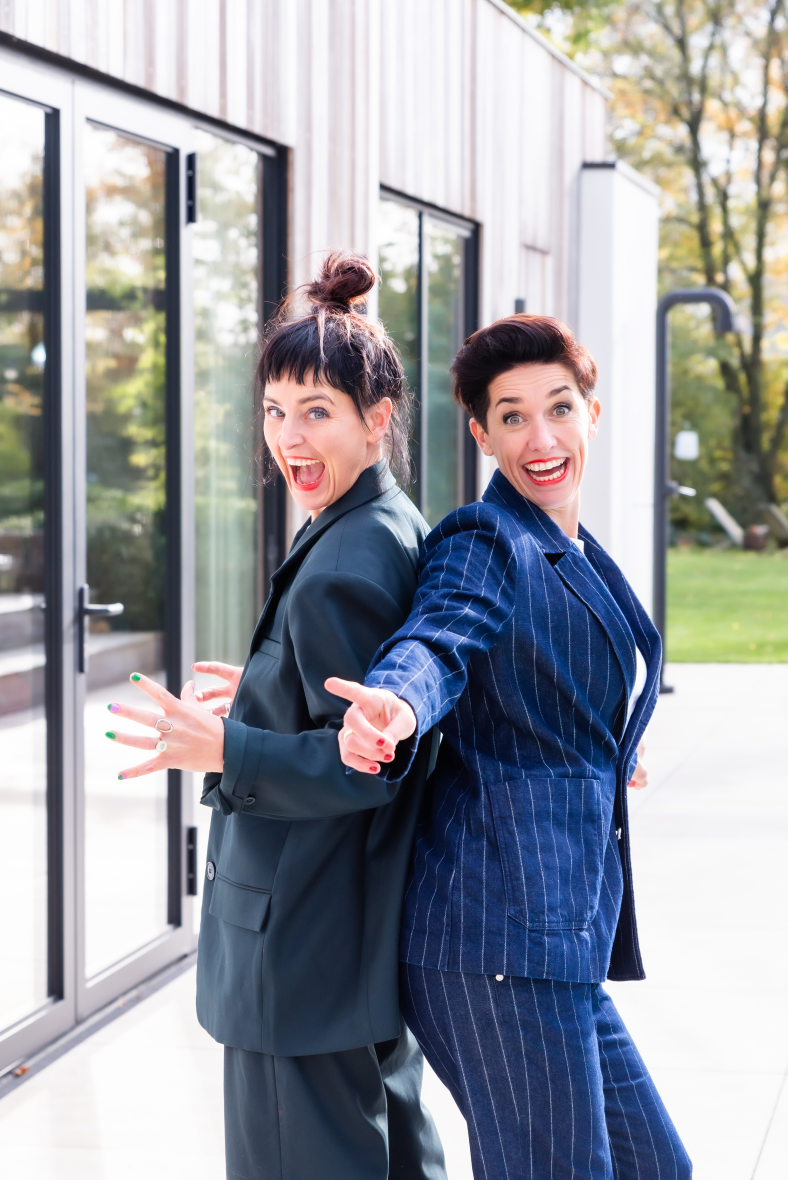
#> input picture 99-ARCHIEF/legacy-folders/docs/images/identiteitscode.jpg, 2362 x 3538 px, found by its file name (shown at 1/3 size)
$ python generate_instagram_comingsoon.py
#> lines starting #> are read from the running program, lines starting #| are printed output that depends on the picture
#!/usr/bin/env python3
"""1080x1080 Instagram post: identiteitscode.jpg + overlay + brand (FIT in gold)."""
from __future__ import annotations

import urllib.request
from pathlib import Path

from PIL import Image, ImageDraw, ImageFont

ROOT = Path(__file__).resolve().parents[1]
FONTS = ROOT / ".generated-fonts"
OUT = ROOT / "longevityfit-comingsoon-foto.png"
BG = ROOT / "images" / "identiteitscode.jpg"

GOLD = (196, 154, 44)  # #c49a2c brand accent
WHITE = (255, 255, 255)

INTER_VAR_URL = (
    "https://raw.githubusercontent.com/google/fonts/main/ofl/inter/Inter%5Bopsz%2Cwght%5D.ttf"
)
BEBAS_URL = (
    "https://raw.githubusercontent.com/google/fonts/main/ofl/bebasneue/BebasNeue-Regular.ttf"
)

BLACK_OVERLAY_ALPHA_CENTER = 0.40
BLACK_OVERLAY_ALPHA_EDGE = 0.52  # subtle vignette for premium readability
SHADOW_OFFSET_Y = 2
SHADOW_ALPHA = 90  # out of 255


def ensure_fonts() -> tuple[Path, Path]:
    FONTS.mkdir(parents=True, exist_ok=True)
    inter = FONTS / "Inter-Variable.ttf"
    bebas = FONTS / "BebasNeue-Regular.ttf"
    if not inter.exists():
        urllib.request.urlretrieve(INTER_VAR_URL, inter)
#> (this line was passed over: the network is not available in this run)
    if not bebas.exists():
        urllib.request.urlretrieve(BEBAS_URL, bebas)
#> (this line was passed over: the network is not available in this run)
    return inter, bebas


def inter_font(path: Path, size: int, wght: int) -> ImageFont.FreeTypeFont:
    """Inter variable: axes [opsz, wght], opsz clamped 14–32."""
    opsz = max(14, min(32, size))
    f = ImageFont.truetype(str(path), size)
    f.set_variation_by_axes([opsz, wght])
    return f


def cover_square(img: Image.Image, side: int) -> Image.Image:
#> called with side = 1080
    w, h = img.size
#> w = 2362; h = 3538
    scale = max(side / w, side / h)
#> scale = 0.457
    nw, nh = int(w * scale + 0.5), int(h * scale + 0.5)
#> nw = 1080; nh = 1618
    img = img.convert("RGB").resize((nw, nh), Image.Resampling.LANCZOS)
    left = (nw - side) // 2
#> left = 0
    top = (nh - side) // 2
#> top = 269
    return img.crop((left, top, left + side, top + side))
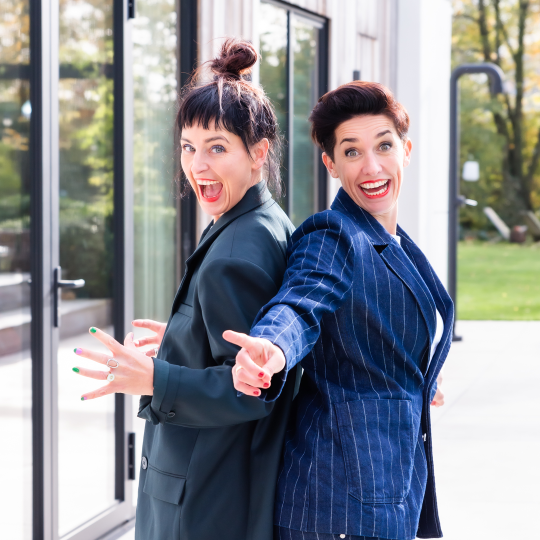
#> returned value: PIL image 1080x1080 RGB (shown at 1/2 size); mean R, G, B 136.4, 139.2, 145.6


def spaced_width(draw: ImageDraw.ImageDraw, text: str, font: ImageFont.FreeTypeFont, gap: int) -> int:
    if not text:
        return 0
    total = 0
    for i, ch in enumerate(text):
        b = draw.textbbox((0, 0), ch, font=font)
        total += b[2] - b[0]
        if i < len(text) - 1:
            total += gap
    return total


def draw_spaced(
    draw: ImageDraw.ImageDraw,
    x_left: float,
    y_top: float,
    text: str,
    font: ImageFont.FreeTypeFont,
    fill: tuple[int, int, int],
    gap: int,
) -> float:
    """Draw spaced text; y_top = top edge of glyphs. Returns x after last char."""
    x = x_left
    for i, ch in enumerate(text):
        b = draw.textbbox((0, 0), ch, font=font)
        draw.text((x, y_top - b[1]), ch, font=font, fill=fill)
        x += b[2] - b[0]
        if i < len(text) - 1:
            x += gap
    return x


def main() -> None:
    inter_path, bebas_path = ensure_fonts()
    if not BG.exists():
        raise SystemExit(f"Background missing: {BG}")

    base = cover_square(Image.open(BG), 1080)
    # Create a subtle vignette overlay (black) so text stays crisp/readable.
    overlay = Image.new("RGBA", (1080, 1080), (0, 0, 0, 0))
#> overlay: PIL image 1080x1080 RGBA; every value is 0
    od = ImageDraw.Draw(overlay)
    steps = 38
    cx, cy = 540, 540
    max_r = 540
    # Draw from outer -> inner so the center ends up with the lower alpha.
    for i in range(steps, 0, -1):
        t = i / steps  # radius fraction (0..1)
        r = int(max_r * t)
        a = int(
            255
            * (
                BLACK_OVERLAY_ALPHA_CENTER
                + (t * (BLACK_OVERLAY_ALPHA_EDGE - BLACK_OVERLAY_ALPHA_CENTER))
            )
        )
        od.ellipse((cx - r, cy - r, cx + r, cy + r), fill=(0, 0, 0, a))

    composed = Image.alpha_composite(base.convert("RGBA"), overlay).convert("RGB")
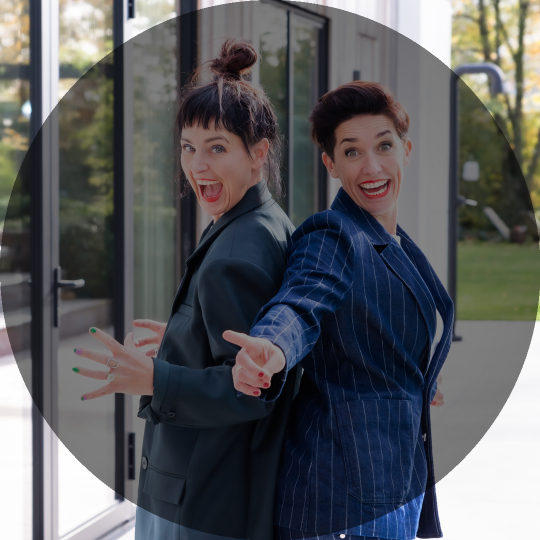
#> composed: PIL image 1080x1080 RGB (shown at 1/2 size); mean R, G, B 89.7, 91.2, 94.2
    draw = ImageDraw.Draw(composed)

    font_top = inter_font(inter_path, 24, 400)
    font_bottom = inter_font(inter_path, 32, 400)
    font_coming = ImageFont.truetype(str(bebas_path), 120)

    margin_top = 60
    margin_bottom = 60
    gap_top = 2

    # LONGEVITY (white) + space + FIT (gold)
    w_long = spaced_width(draw, "LONGEVITY", font_top, gap_top)
    bs = draw.textbbox((0, 0), " ", font=font_top)
    w_space = bs[2] - bs[0]
    w_fit = spaced_width(draw, "FIT", font_top, gap_top)
    total_top = w_long + w_space + w_fit
    x0 = (1080 - total_top) / 2
    y_line = margin_top
    shadow_fill = (0, 0, 0, SHADOW_ALPHA)
    # Shadow first.
    x1_shadow = draw_spaced(
        draw, x0, y_line + SHADOW_OFFSET_Y, "LONGEVITY", font_top, shadow_fill, gap_top
    )
    draw.text(
        (x1_shadow, (y_line + SHADOW_OFFSET_Y) - bs[1]),
        " ",
        font=font_top,
        fill=shadow_fill,
    )
    draw_spaced(
        draw,
        x1_shadow + w_space,
        y_line + SHADOW_OFFSET_Y,
        "FIT",
        font_top,
        shadow_fill,
        gap_top,
    )

    # Foreground.
    x1 = draw_spaced(draw, x0, y_line, "LONGEVITY", font_top, WHITE, gap_top)
    draw.text((x1, y_line - bs[1]), " ", font=font_top, fill=WHITE)
    draw_spaced(draw, x1 + w_space, y_line, "FIT", font_top, GOLD, gap_top)

    # COMING SOON — letter-spacing 4px, vertically centered
    mid = "COMING SOON"
    gap_mid = 4
    w_mid = spaced_width(draw, mid, font_coming, gap_mid)
    x_mid = (1080 - w_mid) / 2
    b0 = draw.textbbox((0, 0), mid[0], font=font_coming)
    b1 = draw.textbbox((0, 0), mid, font=font_coming)
    line_h = b1[3] - b1[1]
    y_mid = (1080 - line_h) / 2 - b0[1] * 0.15
    draw_spaced(draw, x_mid, y_mid + SHADOW_OFFSET_Y, mid, font_coming, shadow_fill, gap_mid)
    draw_spaced(draw, x_mid, y_mid, mid, font_coming, WHITE, gap_mid)

    # Bottom
    bot = "9 APRIL 2026"
    fb = draw.textbbox((0, 0), bot, font=font_bottom)
    w_bot = fb[2] - fb[0]
    x_bot = (1080 - w_bot) / 2
    y_bot = 1080 - margin_bottom - (fb[3] - fb[1])
    draw.text((x_bot, y_bot - fb[1] + SHADOW_OFFSET_Y), bot, font=font_bottom, fill=shadow_fill)
    draw.text((x_bot, y_bot - fb[1]), bot, font=font_bottom, fill=WHITE)

    composed.save(OUT, format="PNG", dpi=(300, 300))
    print(f"Saved {OUT}")


if __name__ == "__main__":
#> (the run stopped early here; a loop or call above may not have finished)
